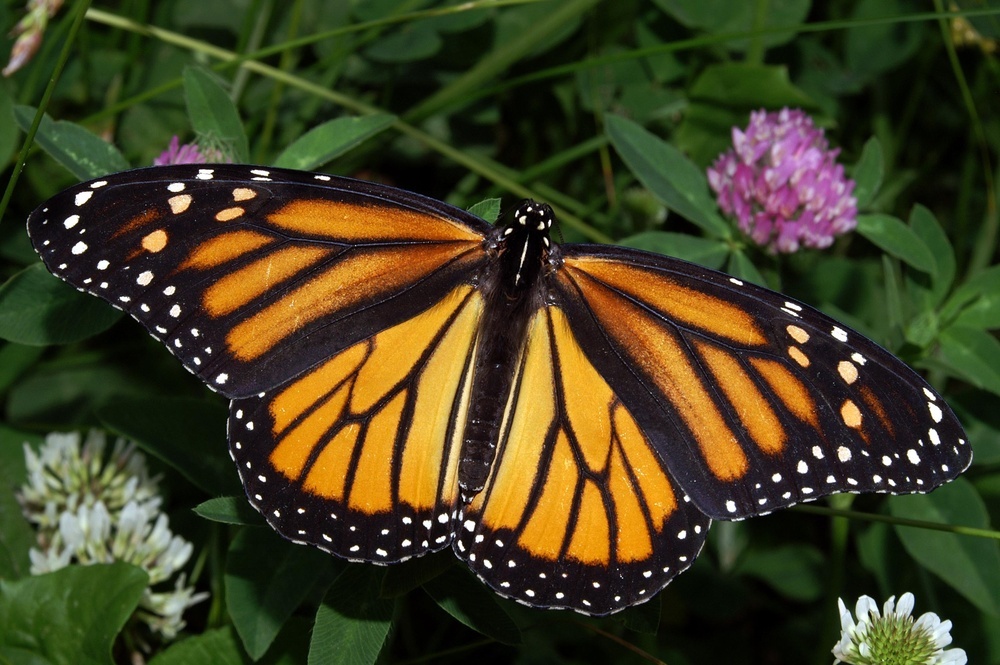
#> input picture K-Means-Clustering/images/monarch.jpg, 1000 x 665 px, shrunk from 3008 x 2000 before the run
$ python K_means_monarch.py
#> lines starting #> are read from the running program, lines starting #| are printed output that depends on the picture
# -*- coding: utf-8 -*-
"""
Created on Fri Dec 28 10:35:29 2018

@author: Rafael Stekolshchik
"""

import numpy as np
import matplotlib.pyplot as plt
import cv2

image = cv2.imread('images/monarch.jpg')
#> image is the input picture: shape (665, 1000, 3); mean B, G, R 32.9, 63.4, 66.8
image_copy = np.copy(image)
image_copy = cv2.cvtColor(image_copy, cv2.COLOR_BGR2RGB)
#plt.imshow(image_copy)

#gray = cv2.cvtColor(image_copy, cv2.COLOR_BGR2GRAY)

''' Example: A.reshape(-1, 28*28)
    reshape A so that its second dimension has a size of 28*28 and
    calculate the correct size of the first dimension'''

''' separate: bg - green, prange and black of batterflay'''
''' Reshape into 2D array of pixels and 3 color values RGB'''
''' it shoul be  m x 3 dimension, where m - number of pixels, 3 - numb.of colors'''

pixel_vals = image_copy.reshape((-1,3))

'''convert to float'''
pixel_vals = np.float32(pixel_vals)

''' input:  m x 3 array pixel_vals'''
''' None - no labels, sto p criteria, 10 steps '''
''' previous val k = 2'''
k = 6
criteria = (cv2.TERM_CRITERIA_EPS + cv2.TERM_CRITERIA_MAX_ITER, 10, 1.0)

retval, labels, centers = \
   cv2.kmeans(pixel_vals, k, None, criteria, 10, cv2.KMEANS_RANDOM_CENTERS)
#> retval = 577390651.3; centers = [[224.4, 222, 210.3], [157.1, 138.3, 140.1], [224.5, 153, 40], [49.84, 68.35, 32.55], [119, 91.17, 52.23], [19.05, 21.67, 11.67]]


f, axes = plt.subplots(4, 3, figsize=(25,15))

axes[0,0].set_title('Original')
axes[0,0].imshow(image_copy)

''' convert back into 8-bit image data values '''
''' flatten : Return a copy of the array collapsed into one dimension'''
centers = np.uint8(centers)
#> centers = [[224, 222, 210], [157, 138, 140], [224, 153, 39], [49, 68, 32], [118, 91, 52], [19, 21, 11]]
segmented_data = centers[labels.flatten()]
segmented_data = segmented_data.reshape(image_copy.shape)
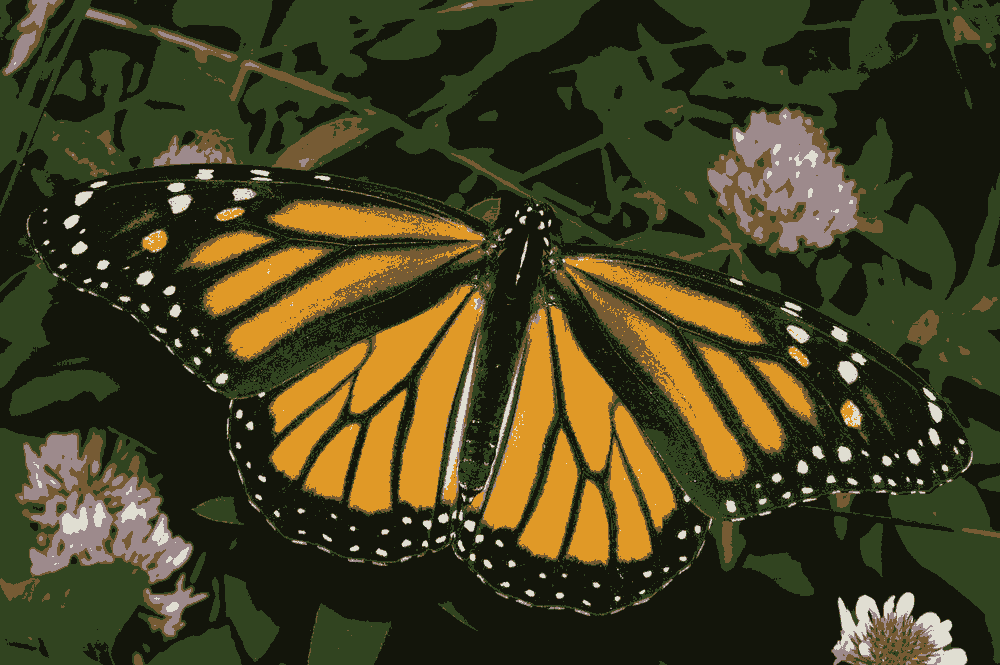
#> segmented_data: shape (665, 1000, 3); mean R, G, B 66.4, 62.9, 32.3

print('image shape: ', image.shape, ' image len: ',len(image_copy))
#| image shape:  (665, 1000, 3)  image len:  665
print('centers: ', centers)
#| centers:  [[224 222 210]
#|  [157 138 140]
#|  [224 153  39]
#|  [ 49  68  32]
#|  [118  91  52]
#|  [ 19  21  11]]
labels_fl = labels.flatten()
print('labels.shape: ', labels.shape, ' type: ', type(labels), ', len: ', len(labels) )
#| labels.shape:  (665000, 1)  type:  <class 'numpy.ndarray'> , len:  665000
print('labels flatten,shape: ', labels_fl.shape, ' type: ', type(labels_fl), ', len: ', len(labels_fl))
#| labels flatten,shape:  (665000,)  type:  <class 'numpy.ndarray'> , len:  665000

axes[0,1].set_title('Segmented')
axes[0,1].imshow(segmented_data)

''' vizualize one segment only, where label == 1 '''
''' label means what claster belong every pixel : 0 ,1'''
''' if we have l clasters, then labels are 0,1,2,...k-1'''
labels_reshape = labels.reshape(image_copy.shape[0], image_copy.shape[1])
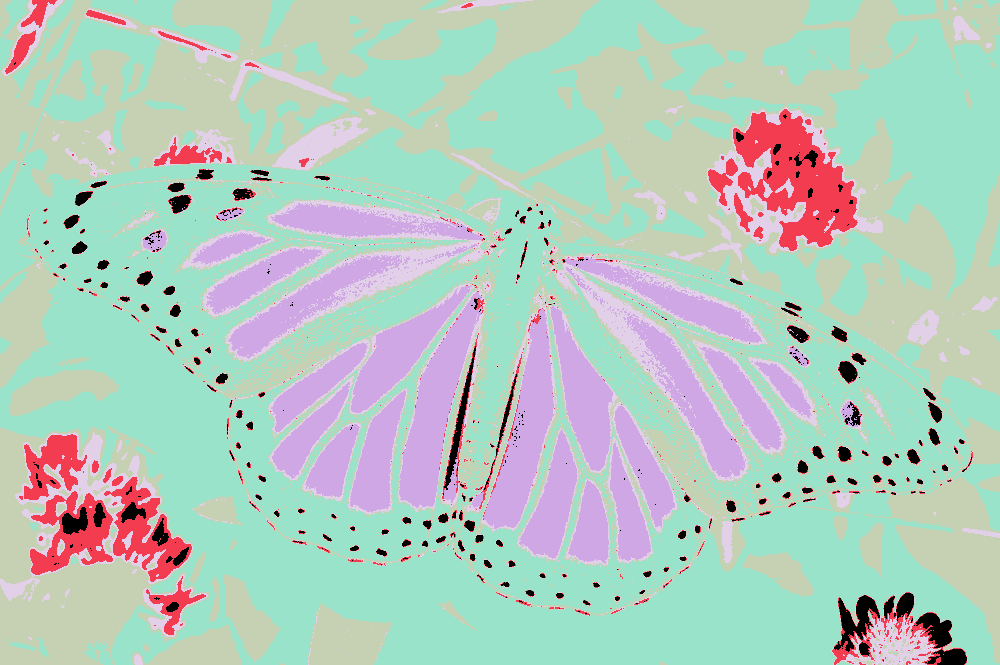
#> labels_reshape: shape (665, 1000) int32; 6 distinct labels, from 0 to 5; one colour per label, 0 black
axes[0,2].set_title('Reshaped, labels = 0')
axes[0,2].imshow(labels_reshape==0, cmap='gray')

labels_reshape = labels.reshape(image_copy.shape[0], image_copy.shape[1])
axes[1,0].set_title('Reshaped, labels = 1')
axes[1,0].imshow(labels_reshape==1, cmap='gray')

labels_reshape = labels.reshape(image_copy.shape[0], image_copy.shape[1])
axes[1,1].set_title('Reshaped, labels = 2')
axes[1,1].imshow(labels_reshape==2, cmap='gray')

labels_reshape = labels.reshape(image_copy.shape[0], image_copy.shape[1])
axes[1,2].set_title('Reshaped, labels = 3')
axes[1,2].imshow(labels_reshape==3, cmap='gray')

labels_reshape = labels.reshape(image_copy.shape[0], image_copy.shape[1])
axes[2,0].set_title('Reshaped, labels = 4')
axes[2,0].imshow(labels_reshape==4, cmap='gray')

labels_reshape = labels.reshape(image_copy.shape[0], image_copy.shape[1])
axes[2,1].set_title('Reshaped, labels = 5')
axes[2,1].imshow(labels_reshape==5, cmap='gray')

''' Put black on the area with label == 1'''
''' Mask image  segment'''
masked_image = np.copy(image_copy)
masked_image[labels_reshape==0] = [0,0,0]
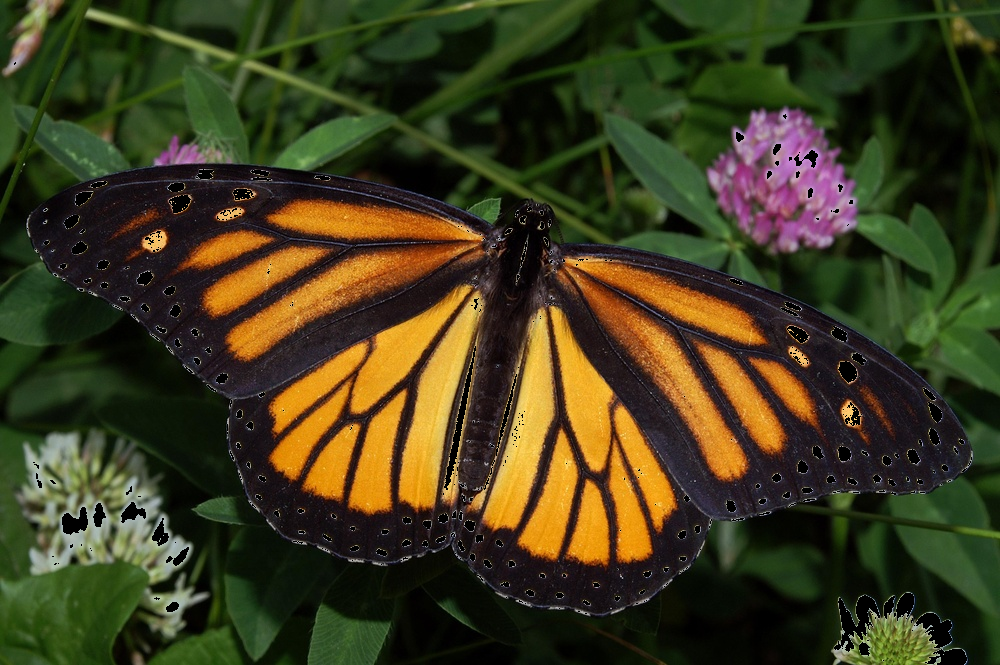
#> masked_image: shape (665, 1000, 3); mean R, G, B 62.6, 59.2, 29
axes[2,2].set_title('Masked, labels = 0')
axes[2,2].imshow(masked_image)

masked_image_1 = np.copy(image_copy)
masked_image_1[labels_reshape==1] = [0,0,0]
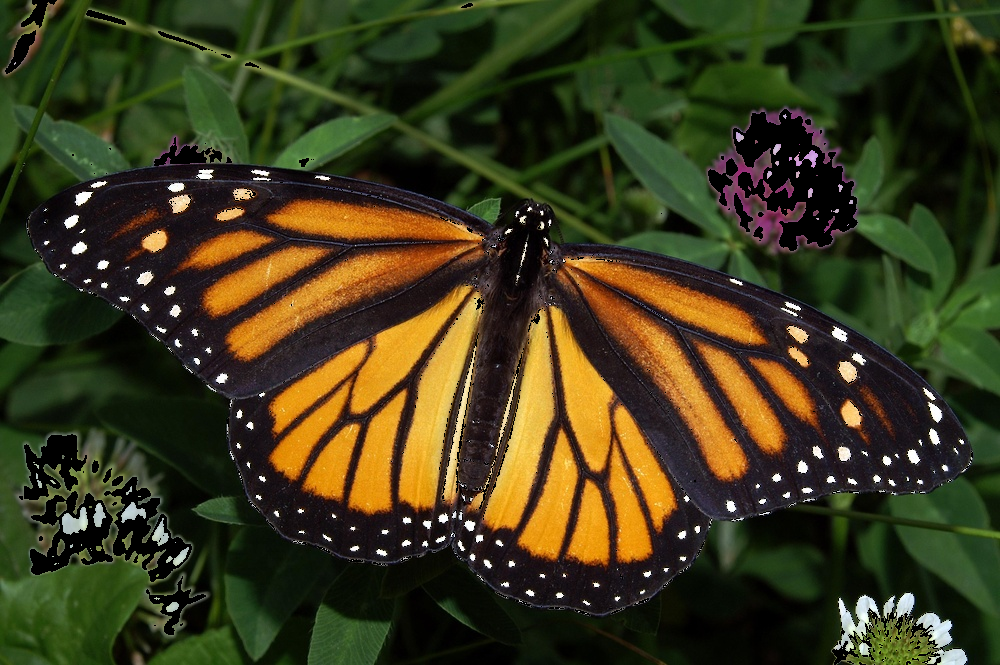
#> masked_image_1: shape (665, 1000, 3); mean R, G, B 60.4, 57.8, 27.3
axes[3,0].set_title('Masked, labels = 1')
axes[3,0].imshow(masked_image_1)


masked_image_2 = np.copy(image_copy)
masked_image_2[labels_reshape==2] = [0,0,0]
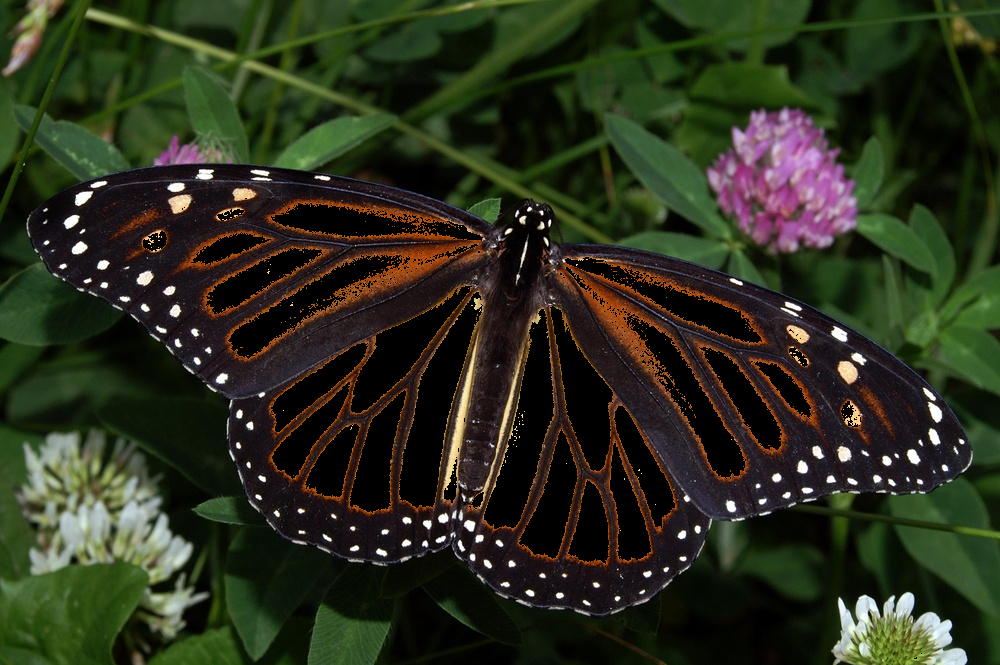
#> masked_image_2: shape (665, 1000, 3); mean R, G, B 43.2, 47.3, 28.7
axes[3,1].set_title('Masked, labels = 2')
axes[3,1].imshow(masked_image_2)


masked_image_3 = np.copy(image_copy)
masked_image_3[labels_reshape==4] = [0,0,0]
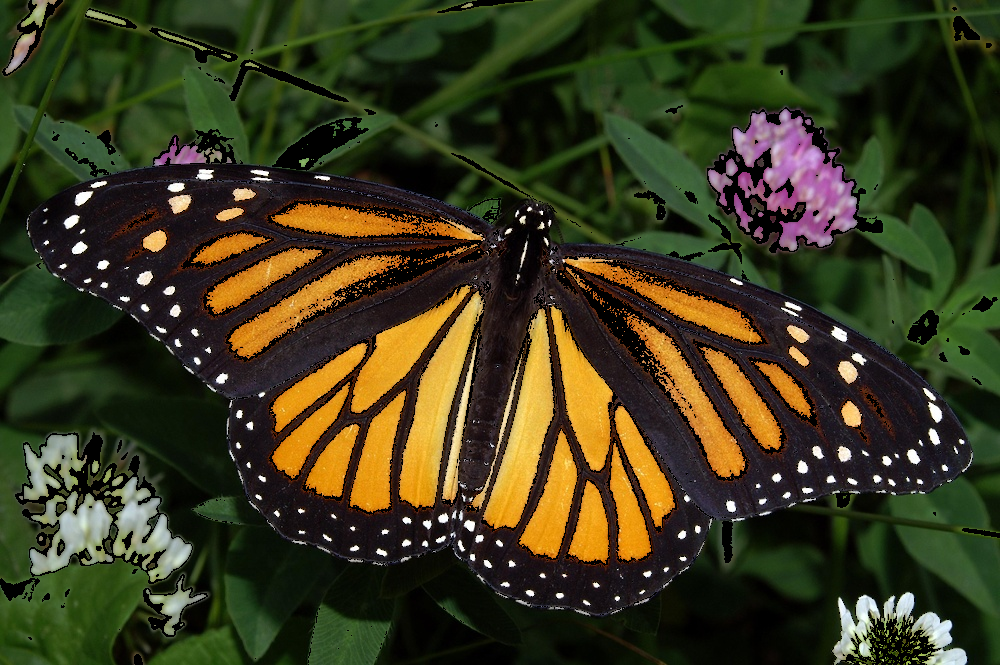
#> masked_image_3: shape (665, 1000, 3); mean R, G, B 58.1, 56.7, 29.1
axes[3,2].set_title('Masked, labels = 3')
axes[3,2].imshow(masked_image_3)
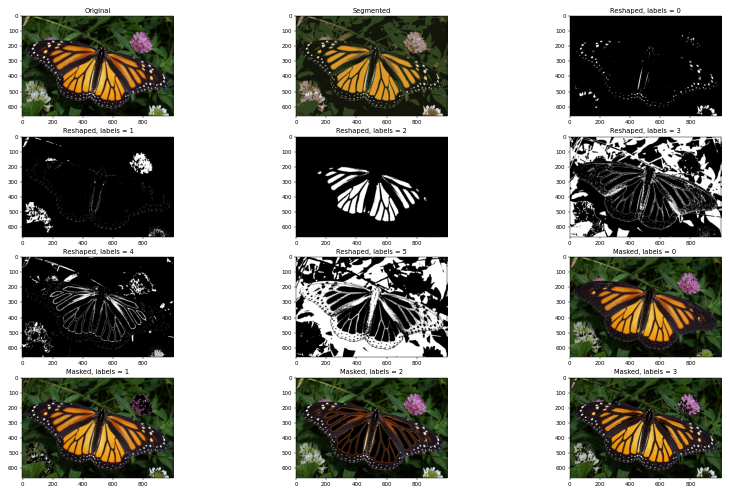
#> figure drawn by matplotlib, 12 panels
